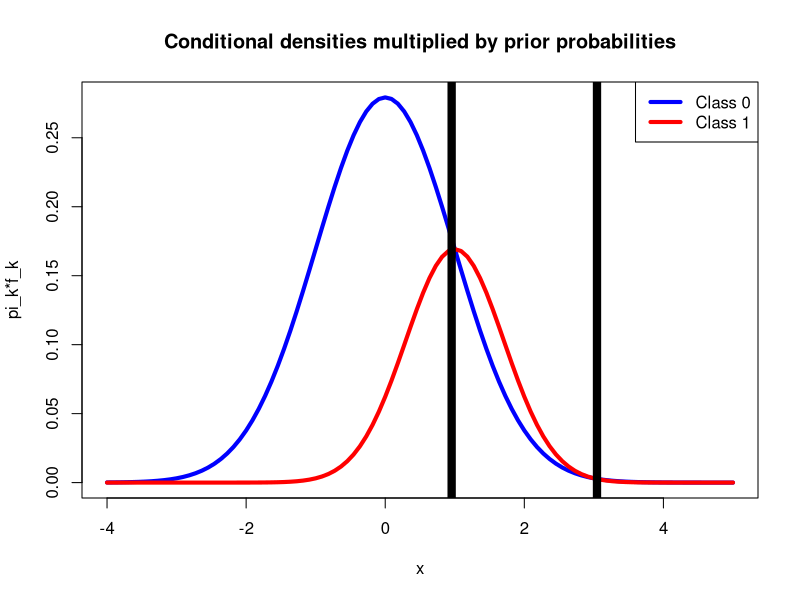

Reproduce this figure in R. (Note: this script raises an error after producing the figure.)
## Normal plots

x = seq(-4,5,length=100)
plot(x,
     0.7*dnorm(x, 0, sqrt(1)),
     pch=21,
     col="blue",
     cex=0.6,
     lwd = 4,
     type="l",
     xlab = "x",
     ylab = "pi_k*f_k",
     main = "Conditional densities multiplied by prior probabilities")
points(x,
       0.30*dnorm(x,1,sqrt(0.5)),
       pch=21,
       col="red",
       cex=0.6,
       lwd = 4,
       type="l")
legend("topright",
       legend = c("Class 0", "Class 1"),
       col = c("blue","red"),
       lwd = 4,
       text.col = "black",
       horiz = FALSE)

points(c(0.955,0.955),
       c(-0.1,0.3),
       lwd = 8,
       col = "black",
       type="l")

points(c(3.045,3.045),
       c(-0.1,0.3),
       lwd = 8,
       col = "black",
       type="l")

####################################################################################
data = read.csv('AutoTrain.csv')
data2 = read.csv('AutoTest.csv')

## STAT318/462 kNN regression function

kNN <- function(k,x.train,y.train,x.pred) {
  # 
  ## This is kNN regression function for problems with
  ## 1 predictor
  #
  ## INPUTS
  #
  # k       = number of observations in nieghbourhood 
  # x.train = vector of training predictor values
  # y.train = vector of training response values
  # x.pred  = vector of predictor inputs with unknown
  #           response values 
  #
  ## OUTPUT
  #
  # y.pred  = predicted response values for x.pred
  
  ## Initialize:
  n.pred <- length(x.pred);		y.pred <- numeric(n.pred)
  
  ## Main Loop
  for (i in 1:n.pred){
    d <- abs(x.train - x.pred[i])
    dstar = d[order(d)[k]]
    y.pred[i] <- mean(y.train[d <= dstar])		
  }
  ## Return the vector of predictions
  invisible(y.pred)
}

kNN2<-kNN(2, data$horsepower, data$mpg, data2$horsepower)
kNN2
TrainMSE2 = mean((data$mpg - kNN2)^2)
TestMSE2 = mean((data2$mpg - kNN2)^2)
TrainMSE2
TestMSE2

kNN5<-kNN(5, data$horsepower, data$mpg, data2$horsepower)
kNN5
TrainMSE5 = mean((data$mpg - kNN5)^2)
TestMSE5 = mean((data2$mpg - kNN5)^2)
TrainMSE5
TestMSE5

kNN10<-kNN(10, data$horsepower, data$mpg, data2$horsepower)
kNN10
TrainMSE10 = mean((data$mpg - kNN10)^2)
TestMSE10 = mean((data2$mpg - kNN10)^2)
TrainMSE10
TestMSE10

kNN20<-kNN(20, data$horsepower, data$mpg, data2$horsepower)
kNN20
TrainMSE20 = mean((data$mpg - kNN20)^2)
TestMSE20 = mean((data2$mpg - kNN20)^2)
TrainMSE20
TestMSE20

kNN30<-kNN(30, data$horsepower, data$mpg, data2$horsepower)
kNN30
TrainMSE30 = mean((data$mpg - kNN30)^2)
TestMSE30 = mean((data2$mpg - kNN30)^2)
TrainMSE30
TestMSE30

kNN50<-kNN(50, data$horsepower, data$mpg, data2$horsepower)
kNN50
TrainMSE50 = mean((data$mpg - kNN50)^2)
TestMSE50 = mean((data2$mpg - kNN50)^2)
TrainMSE50
TestMSE50

kNN100<-kNN(100, data$horsepower, data$mpg, data2$horsepower)
kNN100
TrainMSE100 = mean((data$mpg - kNN100)^2)
TestMSE100 = mean((data2$mpg - kNN100)^2)
TrainMSE100
TestMSE100

TestMSE2
TestMSE5
TestMSE10
TestMSE20
TestMSE30
TestMSE50
TestMSE100

lm1 = lm(mpg ~ horsepower, data = data)
lm2 = lm(mpg ~ horsepower, data = data2)
kNN20


plot(lm1,lm2,points(kNN20))

TestMSE100

